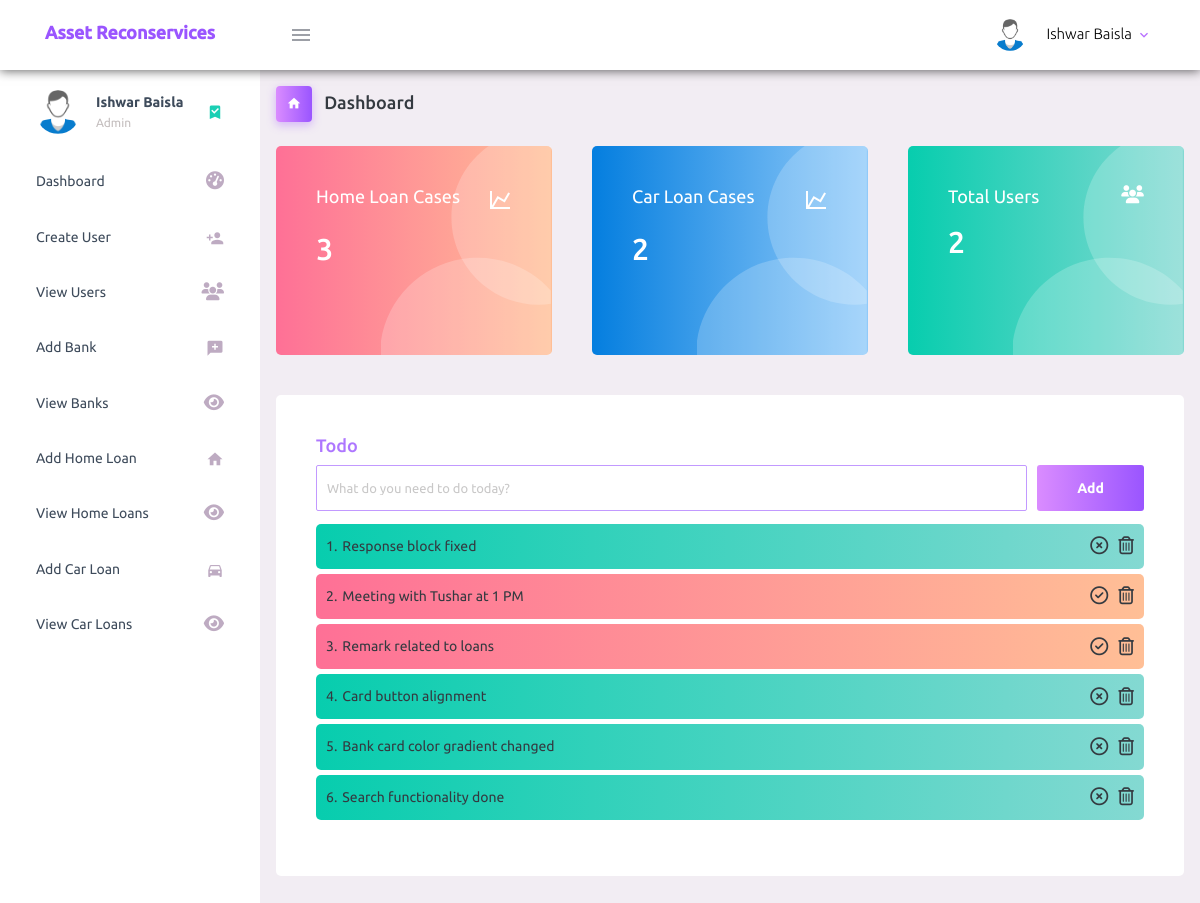
The page / (signed in) on the database as committed earlier.
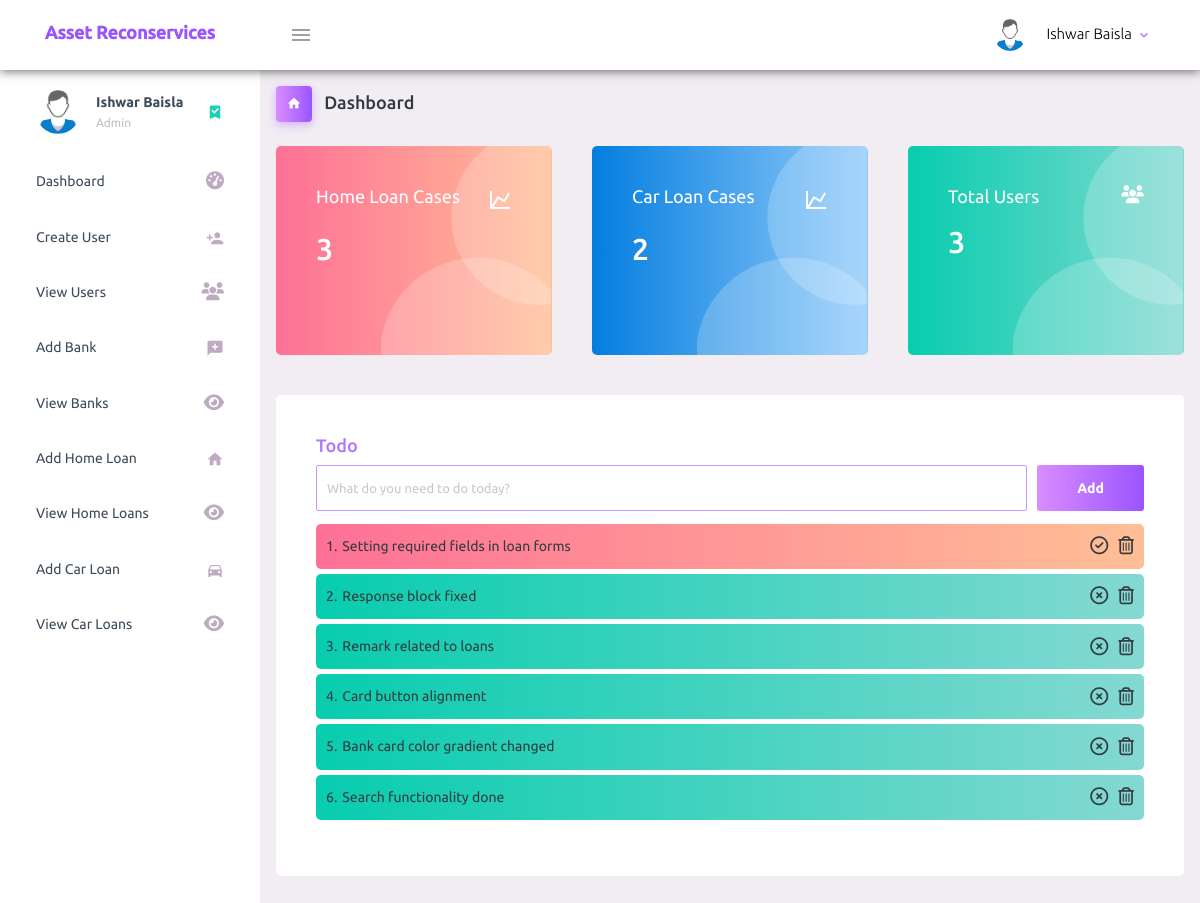
The same page on the database as committed later.
### tables this page shows
CREATE TABLE `to_do` (
  `to_do_id` int(11) NOT NULL,
  `user_id` int(11) NOT NULL,
  `to_do_work` varchar(200) NOT NULL,
  `status` tinyint(4) NOT NULL
);

### index.php (the view, shortened to what this page needs)
<?php
  require_once('connection.php');
  $sql = "SELECT user_id FROM user_registration";
  $result = $conn->query($sql);
  $total_users = $result->num_rows;
  $sql = "SELECT home_loan_cid FROM home_loan";
  $result = $conn->query($sql);
  $total_home_loan = $result->num_rows;
  $sql = "SELECT car_loan_cid FROM car_loan";
  $result = $conn->query($sql);
  $total_car_loan = $result->num_rows;
?>
<!DOCTYPE html>
<html lang="en">
  <head>
    <link rel="stylesheet" href="assets/vendors/mdi/css/materialdesignicons.min.css">
    <link rel="stylesheet" href="assets/vendors/css/vendor.bundle.base.css">
    <link rel="stylesheet" href="assets/css/style.css">
  </head>
  <body>
    <div class="container-scroller">
      <?php require 'includes/dashboard-header.php'; ?>
      <div class="container-fluid page-body-wrapper">
        <?php require 'includes/side-navigation.php'; ?>
        <div class="main-panel">
          <div class="content-wrapper">
            <div class="page-header">
              <h3 class="page-title">
                <span class="page-title-icon bg-gradient-primary text-white mr-2">
                  <i class="mdi mdi-home"></i>
                </span> Dashboard
              </h3>
            </div>
            <div class="row">
              <div class="col-md-4 stretch-card grid-margin">
                <div class="card bg-gradient-danger card-img-holder text-white">
                  <div class="card-body">
                    <img src="assets/images/dashboard/circle.svg" class="card-img-absolute" alt="circle-image" />
                    <h4 class="font-weight-normal mb-3">Home Loan Cases <i class="mdi mdi-chart-line mdi-24px float-right"></i>
                    </h4>
                    <h2 class="mb-5"><?php echo $total_home_loan; ?></h2>
                  </div>
                </div>
              </div>
              <div class="col-md-4 stretch-card grid-margin">
                <div class="card bg-gradient-info card-img-holder text-white">
                  <div class="card-body">
                    <img src="assets/images/dashboard/circle.svg" class="card-img-absolute" alt="circle-image" />
                    <h4 class="font-weight-normal mb-3">Car Loan Cases <i class="mdi mdi-chart-line mdi-24px float-right"></i>
                    </h4>
                    <h2 class="mb-5"><?php echo $total_car_loan; ?></h2>
                  </div>
                </div>
              </div>
              <div class="col-md-4 stretch-card grid-margin">
                <div class="card bg-gradient-success card-img-holder text-white">
                  <div class="card-body">
                    <img src="assets/images/dashboard/circle.svg" class="card-img-absolute" alt="circle-image" />
                    <h4 class="font-weight-normal mb-3">Total Users <i class="fas fa-users mdi-24px float-right"></i>
                    </h4>
                    <h2 class="mb-5"><?php echo $total_users; ?></h2>
                  </div>
                </div>
              </div>
              <div class="col-md-12 grid-margin stretch-card">
                <div class="card">
                  <div class="card-body">
                    <h4 class="theme-text">Todo</h4>
                    <form class="d-flex" method="POST">
                      <input style="margin-right: 10px;" type="text" id="to-do-work" class="form-control todo-list-input form-input" placeholder="What do you need to do today?">
                      <button class="add btn btn-gradient-primary font-weight-bold todo-list-add-btn" type="submit" id="add-task">Add</button>
                    </form>
                    <div class="">
                      <ul id="all-to-do-list" class="">
                        <?php
                            $sql = "SELECT * FROM to_do WHERE user_id = '$_SESSION[user_id]' ORDER BY to_do_id DESC";
                            $result = $conn->query($sql);
                            $index = 0;
                            while($row = $result->fetch_assoc()){
                              if($row['status'] == '0')
                                  $css_class = 'bg-gradient-danger';
                              if($row['status'] == '1')
                                  $css_class = 'bg-gradient-success'
                          ?>
                          <li class="<?php echo $css_class; ?>">
                              <div>
                                  <span><?php echo ($index+1).'.'; ?></span>
                                  <label><?php echo $row['to_do_work']; ?></label>
                              </div>
                              <span>
                                  <?php if($row['status'] == '0'){ ?>
                                          <i class="far fa-check-circle make-status-success"></i>
                                  <?php
                                      }
                                  ?>
                                  <?php if($row['status'] == '1'){ ?>
                                          <i class="far fa-times-circle make-status-incomplete"></i>
                                  <?php
                                      }
                                  ?>
                                  <i class="far fa-trash-alt remove-to-do-work"></i>
                              </span>
                          </li>
                          <?php
                            $index += 1;
                            }
                        ?>
                      </ul>
                    </div>
                  </div>
                </div>
              </div>
        </div>
      </div>
    </div>
  </body>
</html>

### includes/dashboard-header.php (shortened to what this page needs)
<nav class="asset-header navbar default-layout-navbar col-lg-12 col-12 p-0 fixed-top d-flex flex-row">
  <div class="text-center navbar-brand-wrapper d-flex align-items-center justify-content-center">
    <a class="navbar-brand brand-logo" href="index.php">
      <h3 class="logo-container">
        <span style=" font-size:18px;">Asset Reconservices</span>
      </h3>
    </a>
  </div>
  <div class="navbar-menu-wrapper d-flex align-items-stretch">
    <button class="navbar-toggler navbar-toggler align-self-center" type="button" data-toggle="minimize">
      <span class="mdi mdi-menu"></span>
    </button>
    <ul class="navbar-nav navbar-nav-right">
      <li class="nav-item nav-profile dropdown">
        <a class="nav-link dropdown-toggle" id="profileDropdown" href="#" data-toggle="dropdown" aria-expanded="false">
          <div class="nav-profile-img">
            <img src="assets/images/faces-clipart/pic-1.png" alt="">
          </div>
          <div class="nav-profile-text">
            <p class="mb-1 text-black"><?php echo $_SESSION['user_full_name']; ?></p>
          </div>
        </a>
      </li>
    </div>
</nav>

### includes/side-navigation.php (shortened to what this page needs)
<div class="sidebar-space-cover"></div>
<nav class="sidebar sidebar-offcanvas" id="sidebar">
  <ul class="nav">
  <li class="nav-item nav-profile">
      <a href="#" class="nav-link">
        <div class="nav-profile-image">
            <img src="assets/images/faces-clipart/pic-1.png" alt="">
        </div>
        <div class="nav-profile-text d-flex flex-column">
          <span class="font-weight-bold mb-2"><?php echo $_SESSION['user_full_name']; ?></span>
          <span class="text-secondary text-small">
            <?php
              $logged_in_user_role = $_SESSION['user_role'];
              if($logged_in_user_role == '2')
                echo 'Admin';
            ?>
          </span>
        </div>
        <i class="mdi mdi-bookmark-check text-success nav-profile-badge"></i>
      </a>
    </li>
    <li class="nav-item">
      <a class="nav-link" href="index.php">
        <span class="menu-title">Dashboard</span>
        <i class="fas fa-tachometer-alt menu-icon"></i>
      </a>
    </li>
    <?php if($logged_in_user_role == '2'){ ?>
    <li class="nav-item">
      <a class="nav-link" href="create-user.php  ">
        <span class="menu-title">Create User</span>
        <i class="mdi mdi-account-plus menu-icon"></i>
      </a>
    </li>
    <?php } ?>
    <?php if($logged_in_user_role == '2'){ ?>
    <li class="nav-item">
      <a class="nav-link" href="view-users.php  ">
        <span class="menu-title">View Users</span>
        <i class="fas fa-users menu-icon"></i>
      </a>
    </li>
    <?php } ?>
    <?php if($logged_in_user_role != '0'){ ?>
    <li class="nav-item">
      <a class="nav-link" href="add-bank.php  ">
        <span class="menu-title">Add Bank</span>
        <i class="mdi mdi-message-plus menu-icon"></i>
      </a>
    </li>
    <?php } ?>
    <?php if($logged_in_user_role != '0'){ ?>
    <li class="nav-item">
      <a class="nav-link" href="view-banks.php  ">
        <span class="menu-title">View Banks</span>
        <i class="fas fa-eye menu-icon"></i>
      </a>
    </li>
    <?php } ?>
    <li class="nav-item">
      <a class="nav-link" href="home-loan.php  ">
        <span class="menu-title">Add Home Loan</span>
        <i class="mdi mdi-home menu-icon"></i>
      </a>
    </li>
    <li class="nav-item">
      <a class="nav-link" href="view-home-loans.php  ">
        <span class="menu-title">View Home Loans</span>
        <i class="fas fa-eye menu-icon"></i>
      </a>
    </li>
    <li class="nav-item">
      <a class="nav-link" href="car-loan.php  ">
        <span class="menu-title">Add Car Loan</span>
        <i class="mdi mdi-car menu-icon"></i>
      </a>
    </li>
    <li class="nav-item">
      <a class="nav-link" href="view-car-loans.php  ">
        <span class="menu-title">View Car Loans</span>
        <i class="fas fa-eye menu-icon"></i>
      </a>
    </li>
  </ul>
</nav>

Rows that differ between the two databases and show on the page:
removed to_do: to_do_work "Meeting with Tushar at 1 PM", status 0 (drawn)
added to_do: to_do_work "Setting required fields in loan forms", status 0 (drawn)
changed to_do "Remark related to loans": status 0 → 1 (drawn)
Other text that changed with them:
$total_users: "2" → "3"
